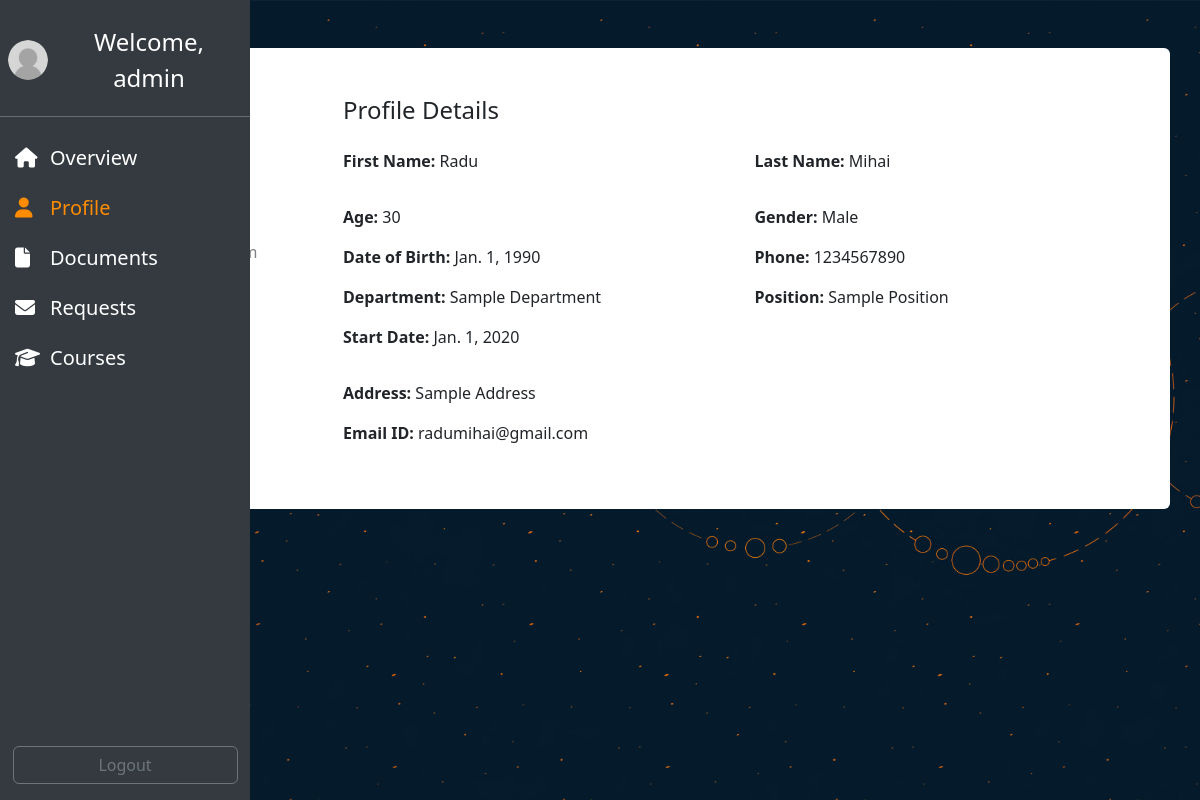
/profile/1/ (signed in), run on the app's committed database.
### employee/models.py (models this page shows, shortened)
class Employee(models.Model):
    GENDER_CHOICES = [
        ('M', 'Male'),
        ('F', 'Female'),
    ]
    DEPARTMENT_CHOICES = [
        ('HR', 'Human Resources'),
        ('MKT', 'Marketing'),
        ('FIN', 'Finance'),
        ('OPS', 'Operations'),
        ('IM', 'Infrastructure Management'),
    ]
    user = models.OneToOneField(User, on_delete=models.CASCADE)
    first_name = models.CharField(max_length=50)
    last_name = models.CharField(max_length=50)
    age = models.IntegerField(null=True, blank=True)
    gender = models.CharField(max_length=1, choices=GENDER_CHOICES)
    date_of_birth = models.DateField(null=True, blank=True)
    address = models.CharField(max_length=500)
    email = models.EmailField()
    phone = models.CharField(max_length=50)
    department = models.CharField(max_length=3, choices=DEPARTMENT_CHOICES)
    position = models.CharField(max_length=50)
    start_date = models.DateField(null=True, blank=True)
    end_date = models.DateField(null=True, blank=True)
    created_at = models.DateTimeField(auto_now_add=True)
    updated_at = models.DateTimeField(auto_now=True)

### employee/views.py (the view)
# urls.py: path('profile/<int:pk>/', views.EmployeeDetailView.as_view(), name='profile'),
class EmployeeDetailView(LoginRequiredMixin, DetailView):
    template_name = 'employee/profile.html'
    model = Employee

### templates/employee/profile.html (shortened to what this page needs)
{% extends "base.html" %}
{% load static %}
{% block content %}
    <div class="container rounded bg-white mt-5 mb-5">
        <div class="row">
            <div class="col-md-3 border-right">
                <div class="d-flex flex-column align-items-center text-center p-3 py-5">
                    <span class="font-weight-bold">{{ employee.first_name }} {{ employee.last_name }}</span>
                    <span class="text-black-50">{{ employee.email }}</span>
                </div>
            </div>
            <div class="col-md-9 border-right">
                <div class="p-3 py-5">
                    <div class="d-flex justify-content-between align-items-center mb-3">
                        <h4 class="text-right">Profile Details</h4>
                    </div>
                    <div class="row mt-2">
                        <div class="col-md-6">
                            <p><strong>First Name:</strong> {{ employee.first_name }}</p>
                        </div>
                        <div class="col-md-6">
                            <p><strong>Last Name:</strong> {{ employee.last_name }}</p>
                        </div>
                    </div>
                    <div class="row mt-3">
                        <div class="col-md-6">
                            <p><strong>Age:</strong> {{ employee.age }}</p>
                        </div>
                        <div class="col-md-6">
                            <p><strong>Gender:</strong> {{ employee.get_gender_display }}</p>
                        </div>
                        <div class="col-md-6">
                            <p><strong>Date of Birth:</strong> {{ employee.date_of_birth }}</p>
                        </div>
                        <div class="col-md-6">
                            <p><strong>Phone:</strong> {{ employee.phone }}</p>
                        </div>
                        <div class="col-md-6">
                            <p><strong>Department:</strong> {{ employee.get_department_display }}</p>
                        </div>
                        <div class="col-md-6">
                            <p><strong>Position:</strong> {{ employee.position }}</p>
                        </div>
                        <div class="col-md-6">
                            <p><strong>Start Date:</strong> {{ employee.start_date }}</p>
                        </div>
                    </div>
                    <div class="row mt-3">
                        <div class="col-md-12">
                            <p><strong>Address:</strong> {{ employee.address }}</p>
                        </div>
                        <div class="col-md-12">
                            <p><strong>Email ID:</strong> {{ employee.email }}</p>
                        </div>
                    </div>
                </div>
            </div>
        </div>
    </div>
{% endblock %}

### templates/base.html (shortened to what this page needs)
{% load static %}
{% now "U" as timestamp %}
<!DOCTYPE html>
<html lang="en">
<head>
    <link rel="stylesheet" href="https://cdn.lineicons.com/4.0/lineicons.css"/>
    <link href="https://cdn.jsdelivr.net/npm/bootstrap@5.3.3/dist/css/bootstrap.min.css" rel="stylesheet"
>
    <link rel="stylesheet" href="https://cdnjs.cloudflare.com/ajax/libs/font-awesome/6.5.2/css/all.min.css"
/>
    <link rel="stylesheet" href="{% static 'css/stylesheet.css' %}?v={{ timestamp }}">
</head>
<body>
<header>
    {% include 'sidebar.html' %}
</header>
<main>
    {% block content %}{% endblock %}
</main>
</body>
</html>

### templates/sidebar.html (shortened to what this page needs)
{% load static %}
{% if user.is_authenticated %}
<div class="sidebar d-flex flex-column">
    <div class="pt-4 pb-1 px-2 welcome-container">
        <a href="#" class="text-white text-decoration-none d-flex align-items-center">
            <img src="{{ user.employee.profile_picture.url }}" alt="Profile Picture" class="profile-picture me-2 sidebar-profile-picture"
            onerror="this.onerror=null;this.src='{% static 'images/avatar.png' %}';">
            <span class="fs-4 d-none d-sm-inline welcome-text">
                Welcome,
                {% if user.first_name %}
                    {{ user.first_name }}
                {% else %}
                    {{ user.username }}
                {% endif %}
            </span>
        </a>
    </div>
    <hr class="text-white">
    <ul class="nav nav-pills flex-column mb-auto">
        <li class="nav-item {% if '/overview/' in request.path %}active{% endif %}">
            <a href="{% url 'overview' %}" class="nav-link d-flex align-items-center">
                <i class="fa-solid fa-home me-2"></i>
                <span class="d-none d-sm-inline">Overview</span>
            </a>
        </li>
        <li class="nav-item {% if '/profile/' in request.path %}active{% endif %}">
            <a href="{% url 'profile' user.employee.id %}" class="nav-link d-flex align-items-center">
                <i class="fa-solid fa-user me-2"></i>
                <span class="d-none d-sm-inline">Profile</span>
            </a>
        </li>
        <li class="nav-item {% if '/documents/' in request.path %}active{% endif %}">
            <a href="#" class="nav-link d-flex align-items-center">
                <i class="fa-solid fa-file me-2"></i>
                <span class="d-none d-sm-inline">Documents</span>
            </a>
        </li>
        <li class="nav-item {% if '/requests/' in request.path %}active{% endif %}">
            <a href="#" class="nav-link d-flex align-items-center">
                <i class="fa-solid fa-envelope me-2"></i>
                <span class="d-none d-sm-inline">Requests</span>
            </a>
        </li>
        <li class="nav-item {% if '/courses/' in request.path %}active{% endif %}">
            <a href="#" class="nav-link d-flex align-items-center">
                <i class="fa-solid fa-graduation-cap me-2"></i>
                <span class="d-none d-sm-inline">Courses</span>
            </a>
        </li>
    </ul>
    <div class="mt-auto logout-div">
        <form method="post" action="{% url 'logout' %}" class="mb-3 d-flex justify-content-center">
            <button type="submit" class="btn btn-outline-secondary logout-button">
                Logout
            </button>
        </form>
    </div>
</div>
{% endif %}

### static/css/stylesheet.css (style rules this page uses)
body { margin: 0; padding: 0; overflow-x: hidden; background: url('../images/background.jpg') no-repeat center center fixed; background-size: cover; }
.sidebar { color: black; background-color: #343a40;; position: fixed; top: 0; bottom: 0; left: 0; width: 250px; z-index: 1; }
.welcome-container { display: flex; justify-content: center; }
.welcome-text { text-align: center; width: 100%; }
.sidebar-profile-picture { width: 40px; height: 40px; border-radius: 50%; object-fit: cover; margin-right: 10px; }
.sidebar .logout-div { margin-right: auto; margin-left: auto; width: 100%; }
.sidebar .logout-button { width: 90%; }
.nav-link { color: white; position: relative; padding: 10px 15px; }
.nav-link i { position: absolute; left: 15px; top: 50%; transform: translateY(-50%); font-size: 20px; }
.nav-link span { margin-left: 35px; font-size: 20px; }
.nav-item.active { color: darkorange !important; }
.nav-item.active a { color: darkorange !important; }

### data on the page
Employee: first_name "Radu", last_name "Mihai", age "30", gender "Male", date_of_birth "Jan. 1, 1990", phone "1234567890", department "Sample Department", position "Sample Position", start_date "Jan. 1, 2020", address "Sample Address", email "radumihai@gmail.com"

### other printed values
{{ user.username }} "admin"
